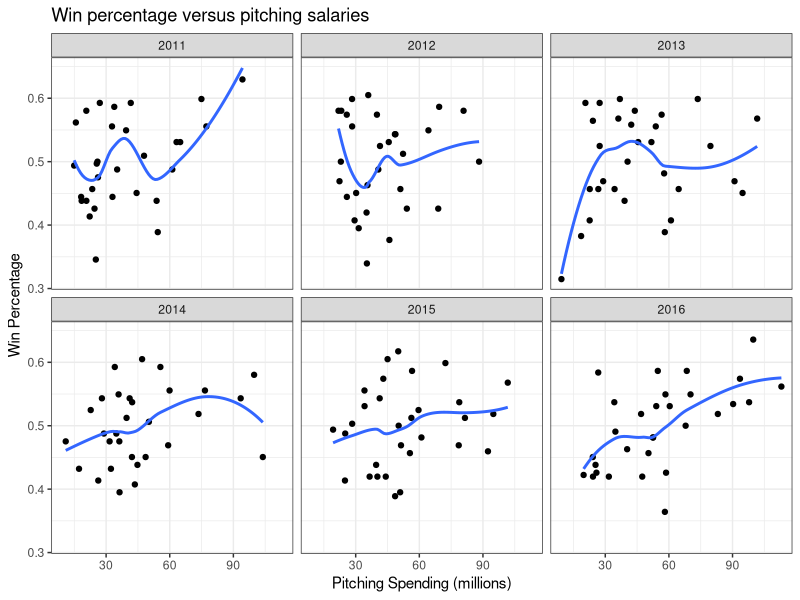
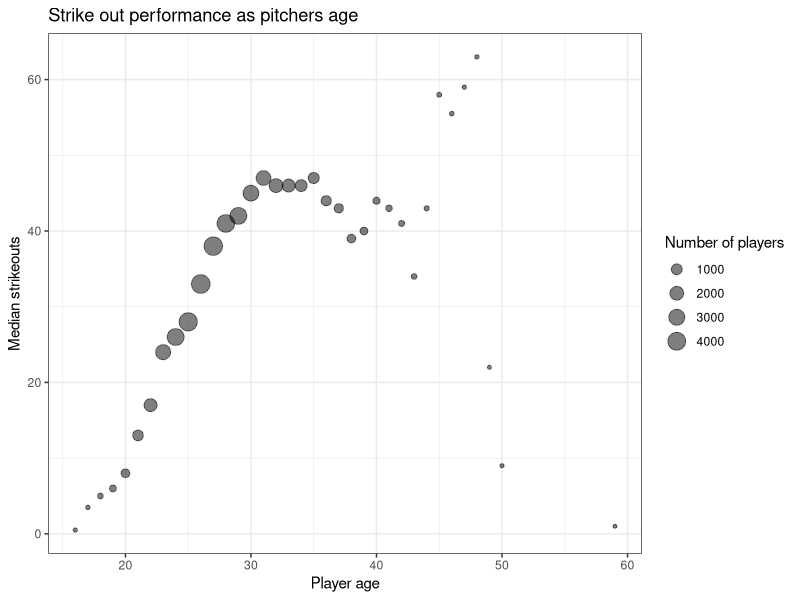
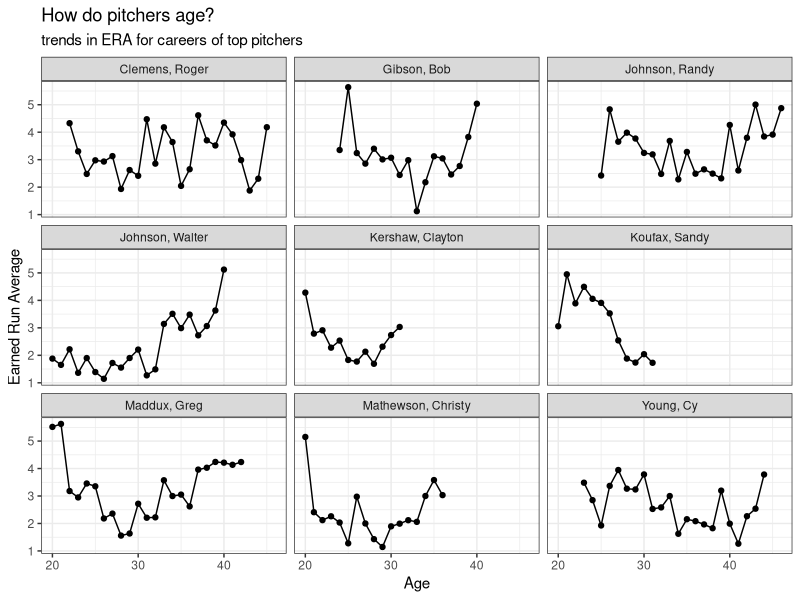

These charts were generated, in order, by the following R code:
## ---- chunk 1
library(tidyverse)
## ---- chunk 2
people <- read_csv("data/people.csv")
pitching <- read_csv("data/pitching.csv")
salaries <- read_csv("data/salaries.csv")
teams <- read_csv("data/teams.csv")
## ---- chunk 3
team_stats <- teams %>% 
  filter(year_id %in% 2011:2016) %>%
  mutate(win_pct = wins / games ) %>%
  select(year_id, team_id, win_pct)
## ---- chunk 4
team_spending <- pitching %>%
  inner_join(salaries, by = c("player_id", "year_id", "team_id")) %>%
  group_by(year_id, team_id) %>%
  summarize(pitching_salaries = sum(salary, na.rm = TRUE)) %>%
  ungroup()

team_spending
## ---- chunk 5
team_stats %>%
  left_join(team_spending, by = c("year_id", "team_id")) %>%
  ggplot(aes(x = pitching_salaries / 1e6, y = win_pct)) + 
  geom_point() + 
  geom_smooth(se = FALSE) + 
  labs(title = "Win percentage versus pitching salaries",
       x = "Pitching Spending (millions)", y = "Win Percentage") + 
  facet_wrap(~ year_id) + 
  theme_bw()
## ---- chunk 6
top_so_by_year <- pitching %>% 
  filter(year_id >= 1901) %>%
  inner_join(people, by = "player_id") %>%
  group_by(year_id, league_id) %>%
  filter(strike_outs == max(strike_outs)) %>%
  select(year_id, league_id, strike_outs, first_name, last_name)

glimpse(top_so_by_year)
## ---- chunk 7
player_era <- pitching %>%
  group_by(player_id, year_id) %>%
  summarize(total_earned_runs = sum(earned_runs, na.rm = TRUE),
            total_strike_outs = sum(strike_outs, na.rm = TRUE),
            total_innings_pitched = sum(innings_pitched, na.rm = TRUE),
            era = 9 * (total_earned_runs / total_innings_pitched)) %>%
  select(player_id, year_id, total_strike_outs, era) %>%
  ungroup()
## ---- chunk 8
player_era_age <- player_era %>%
  left_join(people, by = "player_id") %>%
  mutate(age = year_id - birth_year)

pitching_stats_by_age <- player_era_age %>%
  group_by(age) %>%
  summarize(median_era = median(era, na.rm = TRUE),
            median_so = median(total_strike_outs, na.rm = TRUE),
            count = n())
## ---- chunk 9
ggplot(data = pitching_stats_by_age, 
       mapping = aes(x = age, y = median_so, size = count)) + 
  geom_point(alpha = 0.50) +
  labs(title = "Strike out performance as pitchers age",
       x = "Player age", y = "Median strikeouts", size = "Number of players") +
  theme_bw()
## ---- chunk 10
top_players <- c("koufasa01", "kershcl01", "gibsobo01", "clemero02",
                 "maddugr01", "youngcy01", "johnswa01", "johnsra05",
                 "mathech01")

player_era_age %>%
  filter(player_id %in% top_players) %>%
  mutate(full_name = paste0(last_name, ", ", first_name)) %>%
  ggplot(aes(x = age, y = era)) + 
  geom_point() + 
  geom_line() + 
  labs(title = "How do pitchers age?",
       subtitle = "trends in ERA for careers of top pitchers",
       x = "Age", y = "Earned Run Average") +
  facet_wrap( ~ full_name) +
  theme_bw()
